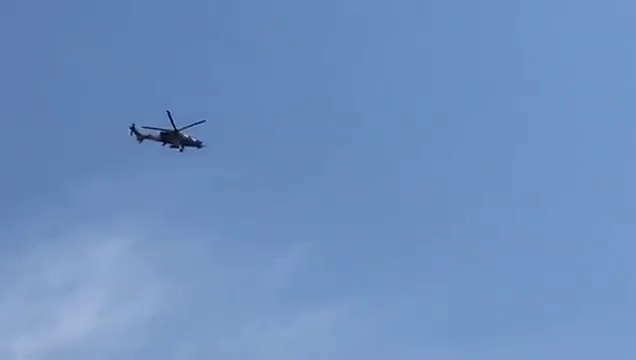
#> input picture frame 77 of atak2.mp4, 636 x 360 px
$ python Hedefe_kit.py
#> lines starting #> are read from the running program, lines starting #| are printed output that depends on the picture; after the words box and inside, x2 and y2 are one past the last pixel; in counts of white or black regions, pixels touching at a corner belong together
import time
import cv2
import numpy as np
from gpiozero import Buzzer
bzr = Buzzer(17)

video = cv2.VideoCapture("atak2.mp4")
enaz = np.array([70,60,50])
encok = np.array([120,255,100])

ret,ilkres = video.read()
#> ilkres is the input picture: shape (360, 636, 3); mean B, G, R 190.9, 144.1, 109.4
konum = cv2.rectangle(ilkres,(180,85),(100,120),color=[0,0,255],thickness=3)
y=80
x=50
h=25
w=70
crop = ilkres[y:y+h, x:x+w]
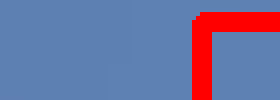
#> crop: shape (25, 70, 3) (shown 4 times larger); mean B, G, R 158.9, 114.4, 111.2
#cv2.imshow("cırp",ilkres)
hsv_crop=cv2.cvtColor(crop,cv2.COLOR_BGR2HSV)
#> hsv_crop: shape (25, 70, 3); mean H, S, V 96.1, 136.1, 186.9
roi_hist = cv2.calcHist([hsv_crop],[0],None,[180],[0,174])
#> roi_hist = 180 values, max 1538 at index 111, min 0 at index 1, mean 9.72
roi_hist =cv2.normalize(roi_hist,roi_hist,50,255,cv2.NORM_MINMAX)
#> roi_hist = 180 values, max 255 at index 111, min 50 at index 1, mean 51.3
sicak = (cv2.TermCriteria_EPS|cv2.TERM_CRITERIA_COUNT, 10, 1)

perv = 0
new = 0

while (video.isOpened()):

    ret,kare = video.read()
    #resize = cv2.resize(680,420)


    new = time.time()
    fps = 1/(new-perv)
    perv = new
    fps = int(fps)
    cv2.putText(kare, "FPS:" + str(round(fps)), (5, 15), cv2.FONT_HERSHEY_COMPLEX, 1/2,color=(0,0,255) )


    rows, cols, _ = kare.shape
#> rows = 360; cols = 636

    #x çizgisi ile y çizgisinin set.(kesişimi alınır ) ve hedef merkezine eşitlenir.

    #print(target_center)
    #target_center=(x + int(w / 2), 0), (x + int(w / 2), rows) + (0, y + int(h / 2)), (cols, y + int(h / 2))

    #burada ana rectanle nin çevresi bulunur.
    #big_rectangle = (100, 350), (550, 70)


    # bu kısımda hedef merkezi ile big rectanglenin kesişiyor ise süre başlatılır ve kitlenme durumu evet yapılır.
    # kesişimler yapılır iken değişkeler int e çevir

    yil = time.localtime()[0]
    ay = time.localtime()[1]
    gun = time.localtime()[2]
    #cv2.putText(kare, "Time:", (5, 30), cv2.FONT_HERSHEY_COMPLEX, 1/2, (0,0,255))

    #rectangle ana

    cv2.rectangle(kare, (100, 300), (550, 70), (255, 0, 0), thickness=2)
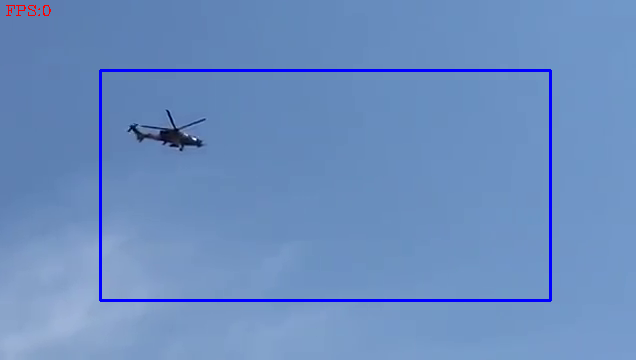
#> kare: shape (360, 636, 3); mean B, G, R 192, 141.5, 107.5


    #rectangle helicoptr
    hsv = cv2.cvtColor(kare,cv2.COLOR_BGR2HSV)
#> hsv: shape (360, 636, 3); mean H, S, V 107.4, 112.2, 192.2
    maske2 = cv2.inRange(hsv,enaz,encok)
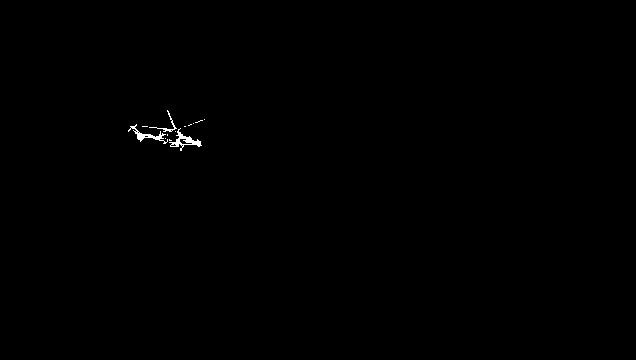
#> maske2: shape (360, 636); 0.22% white; 13 white regions (10 under 20 px), largest, box (x1, y1, x2, y2) and area: (169, 128, 202, 151) 212, (128, 124, 168, 144) 180, (149, 110, 177, 132) 77
    maske = cv2.calcBackProject([hsv],[2],roi_hist,[0,180],2)
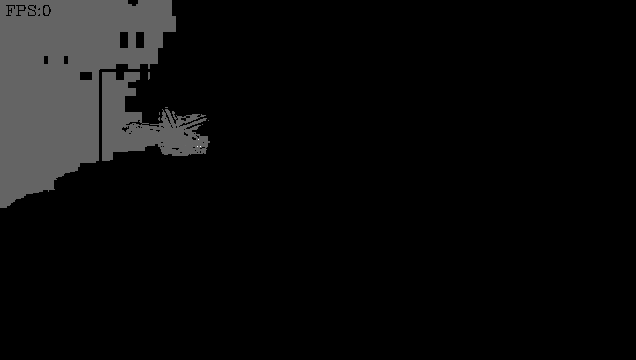
#> maske: shape (360, 636); min 0, max 255, mean 11.8
    _,kitleme =cv2.meanShift(maske2,(x, y, w, h), sicak)
#> kitleme = (50, 80, 70, 25)

    x,y,w,h = kitleme
#> x = 50; y = 80; w = 70; h = 25

    cv2.line(kare, (x + int(w/2), 0), (x + int(w/2), rows), color=(0,255,0), thickness=1)
    cv2.line(kare, (0, y+ int(h/2)), (cols, y + int(h/2)), color= (0, 255, 0), thickness= 1 )

    line_y = (y+ int(h/2))
#> line_y = 92
    line_x = (x + int(w/2))
#> line_x = 85
    merkez_line = (line_y, line_x)
#> merkez_line = (92, 85)
    print(merkez_line)
#| (92, 85)

    LockState = "0"


    if (100<line_x<550 and 70<line_y<300) == True:
        LockState = " Kitlendi"
        cv2.rectangle(kare, (x, y), (x + w, y + h), (0, 0, 250), 2)

        bzr.on()

    elif ( line_y == 347 and line_x == 218) == True:
        bzr.off()


    else:
        LockState = " Kitlenmedi"
        bzr.on()
        time.sleep(1/50)
        bzr.off()
        time.sleep(1/50)


    cv2.putText(kare, "Hedef Durumu:" + str(LockState), (105, 290), fontFace=cv2.FONT_HERSHEY_COMPLEX,fontScale=1 / 2, color=(0, 0, 255), thickness=1)
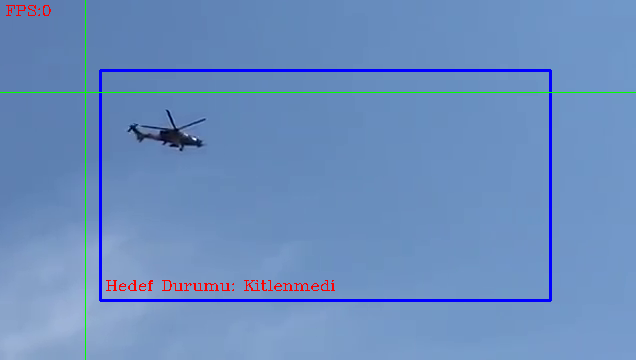
#> kare: shape (360, 636, 3); mean B, G, R 190.6, 141.5, 107.4

    #line_x = (x + int(w/2)
    #print(str(line_x))


    cv2.imshow("HedefeKitlen",kare)
    cv2.imshow("maske2",maske2)
    #cv2.imshow("hsv",hsv)
    #cv2.imshow("maske",maske)
    if cv2.waitKey(25) == ord("q"):
#> (key q is pressed here)
        break

cv2.destroyAllWindows()

$ run again, starting later in the video
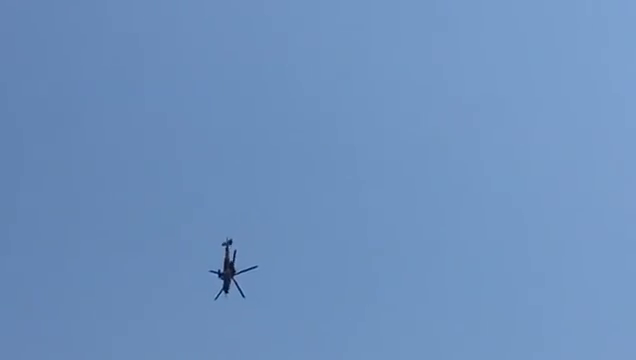
#> input picture frame 348 of atak2.mp4, 636 x 360 px
#> ilkres is the input picture: shape (360, 636, 3); mean B, G, R 189.9, 145, 110.1
#> hsv_crop: shape (25, 70, 3); mean H, S, V 95.4, 128.3, 189
#> `roi_hist = cv2.calcHist([hsv_crop],[0],None,[180],[0,174])`: roi_hist = 180 values, max 1270 at index 110, min 0 at index 1, mean 9.72
#> `roi_hist =cv2.normalize(roi_hist,roi_hist,50,255,cv2.NORM_MINMAX)`: roi_hist = 180 values, max 255 at index 110, min 50 at index 1, mean 51.57
#> hsv: shape (360, 636, 3); mean H, S, V 107.1, 110.1, 191.1
#> `maske2 = cv2.inRange(hsv,enaz,encok)`:
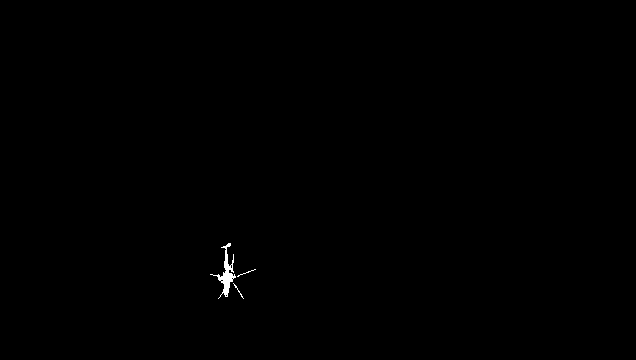
#> maske2: shape (360, 636); 0.18% white; 3 white regions, box (x1, y1, x2, y2) and area: (210, 243, 236, 299) 367, (233, 283, 244, 299) 22, (237, 269, 256, 277) 21
#> kitleme = (50, 80, 70, 25)
#> x = 50; y = 80; w = 70; h = 25
#> line_y = 92
#> line_x = 85
#> merkez_line = (92, 85)
#| (92, 85)
#> `cv2.putText(kare, "Hedef Durumu:" + str(LockState), (105, 290), fontFa..`:
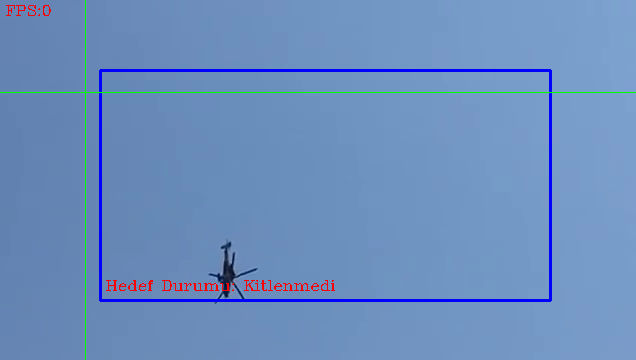
#> kare: shape (360, 636, 3); mean B, G, R 189.6, 142.4, 108.2

$ run again, starting later in the video
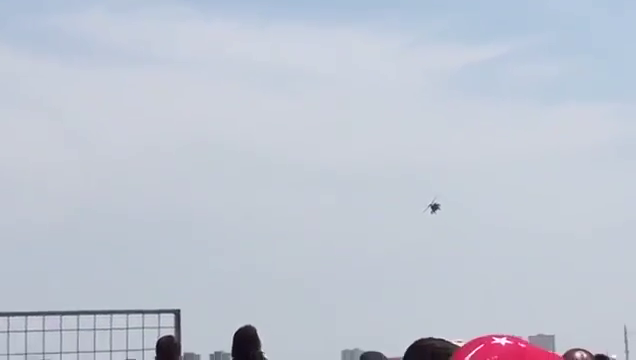
#> input picture frame 619 of atak2.mp4, 636 x 360 px
#> ilkres is the input picture: shape (360, 636, 3); mean B, G, R 211.3, 198.7, 192
#> hsv_crop: shape (25, 70, 3); mean H, S, V 98.6, 45.4, 222.8
#> `roi_hist = cv2.calcHist([hsv_crop],[0],None,[180],[0,174])`: roi_hist = 180 values, max 500 at index 112, min 0 at index 1, mean 9.72
#> `roi_hist =cv2.normalize(roi_hist,roi_hist,50,255,cv2.NORM_MINMAX)`: roi_hist = 180 values, max 255 at index 112, min 50 at index 1, mean 53.99
#> hsv: shape (360, 636, 3); mean H, S, V 109.7, 30.9, 212.6
#> `maske2 = cv2.inRange(hsv,enaz,encok)`:
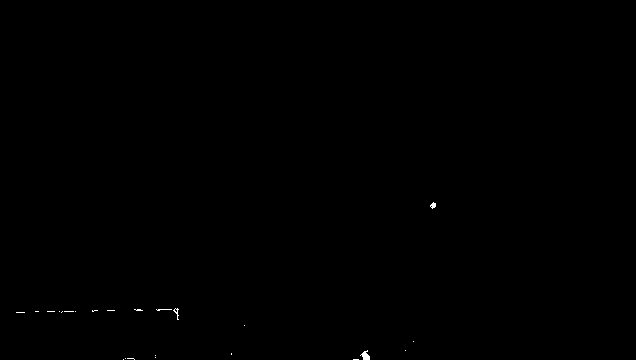
#> maske2: shape (360, 636); 0.09% white; 24 white regions (21 under 20 px), largest, box (x1, y1, x2, y2) and area: (360, 350, 370, 360) 57, (430, 202, 436, 209) 26, (173, 308, 179, 320) 25
#> kitleme = (50, 80, 70, 25)
#> x = 50; y = 80; w = 70; h = 25
#> line_y = 92
#> line_x = 85
#> merkez_line = (92, 85)
#| (92, 85)
#> `cv2.putText(kare, "Hedef Durumu:" + str(LockState), (105, 290), fontFa..`:
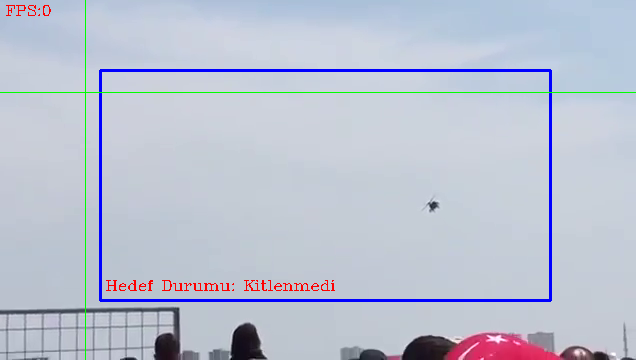
#> kare: shape (360, 636, 3); mean B, G, R 209.8, 194.1, 187.7
